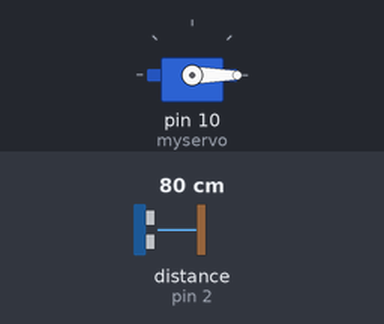
A sketch run on a simulated Arduino Uno, built with avr-gcc and run on an emulated ATmega328P. Parts: servo. Wiring (inferred from the names in the program): ultrasonic range finder: trigger pin 3; echo pin 2. The test bench sets the inputs (shaded band); at power-on: distance to the obstacle (sensor on pin 2) 80 cm. The echo pulse lasts 58.3 µs per cm.

Above: at 1.2 s.
1.3 s: distance to the obstacle (sensor on pin 2) set to 12 cm
2.9 s: distance to the obstacle (sensor on pin 2) set to 9 cm
At 3.5 s:
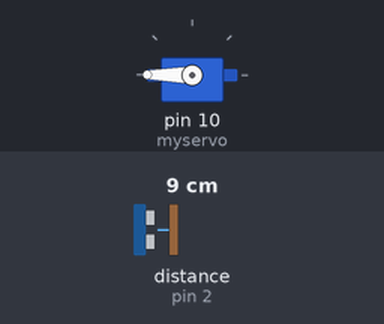
5.9 s: distance to the obstacle (sensor on pin 2) set to 18 cm
At 7.3 s:
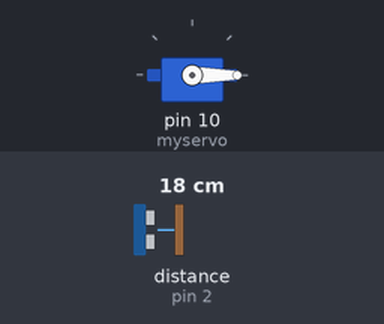
7.6 s: distance to the obstacle (sensor on pin 2) set to 2 cm
At 8.2 s:
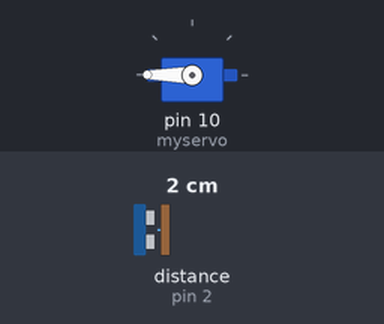
Timing chart, 0 to 11.6 s (numbered marks = the images above; inputs shaded):
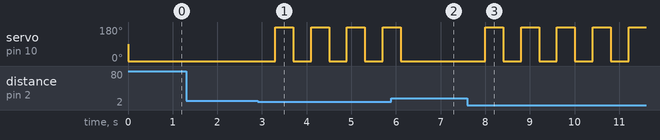

Measured:
- the behaviour switches between 11 and 10 cm on distance to the obstacle (sensor on pin 2) (found by bisection; images 0 and 1)
- after the input at 1.3 s, every drawn part: stays the same
- after the input at 2.9 s, servo on pin 10 (myservo): alternates 180° for 0.40 s and 0° for 0.40 s, starting after 0.40 s
- after the input at 5.9 s, servo on pin 10 (myservo): goes on until 6.1 s, then stays 0°
- after the input at 7.6 s, servo on pin 10 (myservo): alternates 180° for 0.40 s and 0° for 0.40 s, starting after 0.40 s

The sketch:

sketch_archive_spray.ino
```cpp
#define echoPin 2
#define tringPin 3
#include "Servo.h"

Servo myservo;


void setup() {

Serial.begin( 9600 );

pinMode(tringPin, OUTPUT);

pinMode(echoPin, INPUT );


myservo.attach(10,500,2400);

}


void loop() {

  float duration, distance;

  digitalWrite(tringPin, LOW);

  delayMicroseconds(2);


  digitalWrite(tringPin, HIGH);

  delayMicroseconds( 10 );

  digitalWrite(tringPin, LOW);


  duration = pulseIn( echoPin, HIGH);

  distance = (duration/2) *0.0344;


  if (distance>= 10||distance<=2) {

    myservo.write(0);


  }

  else{


  myservo.write(0);

  delay(400);

  myservo.write(360);

  delay(400);

  }

}
```
